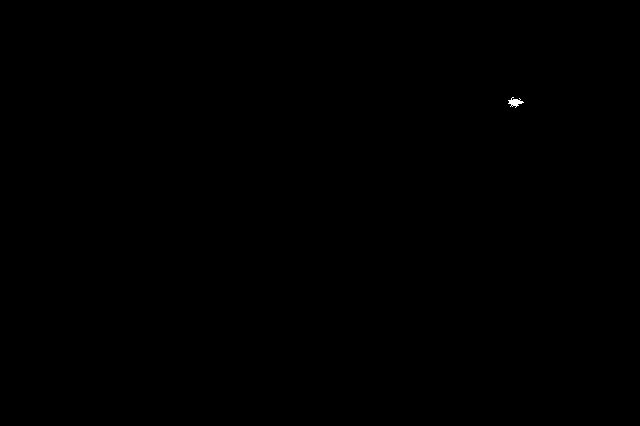
//> input picture CW/detected_darts/0/threshold_lines.jpg, 640 x 426 px, given in place of threshold_lines.jpg.jpg, which was not available
$ ./dart_truth detected_darts/0/threshold_lines.jpg   (built with g++ and OpenCV 4)
//> lines starting //> are read from the running program, lines starting //| are printed output that depends on the picture; after the words box and inside, x2 and y2 are one past the last pixel; in counts of white or black regions, pixels touching at a corner belong together; pictures that were not available may be replaced by others from this repository, and a replacement may not be noted
// header inclusion
#include <stdio.h>
#include "opencv2/objdetect/objdetect.hpp"
#include "opencv2/opencv.hpp"
#include "opencv2/core/core.hpp"
#include "opencv2/highgui/highgui.hpp"
#include "opencv2/imgproc/imgproc.hpp"
#include <algorithm>
#include <sstream>
#include <fstream>
#include <iostream>

#define pi 3.14159265358979323846

#define threshold_magnitude 75
#define threshold_circles 15
#define threshold_rho_space 5
#define threshold_lines 160
#define threshold_pixels_in_lines 20

using namespace std;
using namespace cv;

/** Function Headers */
Mat normalize_and_save(Mat input, string num, string name);

vector<Rect> read_csv(string num);
vector<Rect> filter_darts(vector<Rect> darts, vector<vector<int>> circles, string num, int pixels);
vector<Rect> filter_by_radius(vector<Rect> darts, float avg);
vector<Rect> group_darts(vector<Rect> darts);
vector<string> split( const string &line, char delimiter );
vector<vector<int>> ch_transform(Mat &input, int r_min, int r_max, Mat &direction, string num);

int pixel_count(string num);

float get_iou(Rect t, Rect d);
float get_f1_score(float t_p, float f_p, float f_n);
float average_radius(vector<vector<int>> circles);

void detectAndDisplay( Mat frame, vector<Rect> truths, string num, vector<vector<int>> circles );
void sobel(Mat &input, Mat &output_x, Mat &output_y, Mat &output_mag, Mat &output_dir);
void write_sobel(Mat x, Mat y, string num);
void threshold(Mat &input, int t, string num, string ver);
void gaussian(Mat &input, int size);
void filter_non_max(Mat &input_mag, Mat &input_dir);
void lh_transform(Mat &input, Mat &direction, string num);
void draw_circles(Mat &input, vector<vector<int> > circles, string num);
void draw(Mat frame, vector<Rect> truths, vector<Rect> darts, vector<Rect> darts_f, vector<vector<int>> circles, string num);
void debug_out(vector<Rect> darts_filtered, vector<Rect> truths, string num);

String cascade_name = "dart_cascade/cascade.xml";
CascadeClassifier cascade;

int **malloc2dArray(int dim1, int dim2) {
    int i, j;
    int **array = (int **) malloc(dim1 * sizeof(int *));

    for (i = 0; i < dim1; i++) {
        array[i] = (int *) malloc(dim2 * sizeof(int));
    }
    return array;
}
int ***malloc3dArray(int dim1, int dim2, int dim3) {
    int i, j, k;
    int ***array = (int ***) malloc(dim1 * sizeof(int **));

    for (i = 0; i < dim1; i++) {
        array[i] = (int **) malloc(dim2 * sizeof(int *));
	    for (j = 0; j < dim2; j++) {
  	        array[i][j] = (int *) malloc(dim3 * sizeof(int));
	    }

    }
    return array;
}

/** @function main */
int main( int argc, const char** argv ) {
	string image_n = argv[1];

	Mat frame = imread("source_images/dart"+image_n+".jpg", CV_LOAD_IMAGE_COLOR);
//> frame is the input picture: 426 rows x 640 cols, CV_8UC3; min 0, max 255, mean 0.1

	// 2. Load the Strong Classifier in a structure called `Cascade'
	if( !cascade.load( cascade_name ) ){ printf("--(!)Error loading\n"); return -1; };

	// 3. Convert and blur input
	Mat img_gray, img_blur;
 	cvtColor( frame, img_gray, CV_BGR2GRAY );

	gaussian(img_gray, 7);
	imwrite("detected_darts/"+image_n+"/blurred.jpg", img_gray);

	Mat img_x(frame.size(), CV_32FC1);
	Mat img_y(frame.size(), CV_32FC1);
	Mat img_m(frame.size(), CV_32FC1);
	Mat img_d(frame.size(), CV_32FC1);

	// 4. Perform sobel edge detector and write outputs
	sobel(img_gray, img_x, img_y, img_m, img_d);
	write_sobel(img_x, img_y, image_n);

	Mat image_m = normalize_and_save(img_m, image_n, "magnitude");
	Mat image_d = normalize_and_save(img_d, image_n, "direction");

	// 5. Threshold magnitude, set threshold (between 0 and 255) for the normalised magnitude image
	threshold(image_m, threshold_magnitude, image_n, "source");

	// 6. Perform HoughTransform
	vector<vector<int>> circles = ch_transform(image_m, 20, min(frame.rows,frame.cols)/2, img_d, image_n);
	lh_transform(image_m, img_d, image_n);

	// 7. Detect Faces and Display Result
	detectAndDisplay( frame, read_csv(image_n), image_n, circles );

	// 8. Save Result Image
	imwrite( "detected_darts/"+image_n+"/detected_filtered.jpg", frame );

	return 0;
}

// Taken from COMS30020 Computer Graphics codebaes
// [12 lines left out: function split, not called in this run]

vector<Rect> read_csv(string num) {

	vector<Rect> truths;

	string file_name = "dart_truths/"+num+".csv";
	ifstream file(file_name);
	string line;

	while(getline(file, line)) {
		vector<string> tokens = split(line, ',');
		truths.push_back(Rect(stoi(tokens[0]),stoi(tokens[1]),stoi(tokens[2]),stoi(tokens[3])));
	}
	file.close();

	return truths;
}

void sobel(Mat &input, Mat &output_x, Mat &output_y, Mat &output_mag, Mat &output_dir) {

	Mat kX = Mat::ones(3, 3, CV_32F);

	// creating the sobel kernel for x
	kX.at<float>(0,0) = -1;
	kX.at<float>(1,0) = -2;
	kX.at<float>(0,1) = 0;
	kX.at<float>(1,1) = 0;
	kX.at<float>(1,2) = 2;
	kX.at<float>(1,2) = 2;
	kX.at<float>(2,0) = -1;
	kX.at<float>(2,1) = 0;

	// sobel kernel for y
	Mat kY = kX.t();

	int kernelRadiusX = ( kX.size[0] - 1 ) / 2;
	int kernelRadiusY = ( kX.size[1] - 1 ) / 2;

	Mat paddedInput;
	copyMakeBorder( input, paddedInput, kernelRadiusX, kernelRadiusX, kernelRadiusY, kernelRadiusY, BORDER_REPLICATE );
//> paddedInput: 428 rows x 642 cols, CV_8UC1

	for ( int i = 0; i < input.rows; i++ ) {
		for( int j = 0; j < input.cols; j++ ) {
			float sum_x = 0.0;
			float sum_y = 0.0;
			for( int m = -kernelRadiusX; m <= kernelRadiusX; m++ ) {
				for( int n = -kernelRadiusY; n <= kernelRadiusY; n++ ) {
					int imagex = i + m + kernelRadiusX;
					int imagey = j + n + kernelRadiusY;
					int kernelx = m + kernelRadiusX;
					int kernely = n + kernelRadiusY;

					float imageval = ( int ) paddedInput.at<uchar>( imagex, imagey );
					float kernel_x = kX.at<float>( kernelx, kernely );
					float kernel_y = kY.at<float>( kernelx, kernely );

					sum_x += imageval * kernel_x;
					sum_y += imageval * kernel_y;
				}
			}
			output_x.at<float>(i, j) = (float) sum_x;
			output_y.at<float>(i, j) = (float) sum_y;
			output_mag.at<float>(i, j) = (float) sqrt((sum_y*sum_y) + (sum_x*sum_x));
			output_dir.at<float>(i, j) = (float) atan2(sum_y, sum_x);
		}
	}
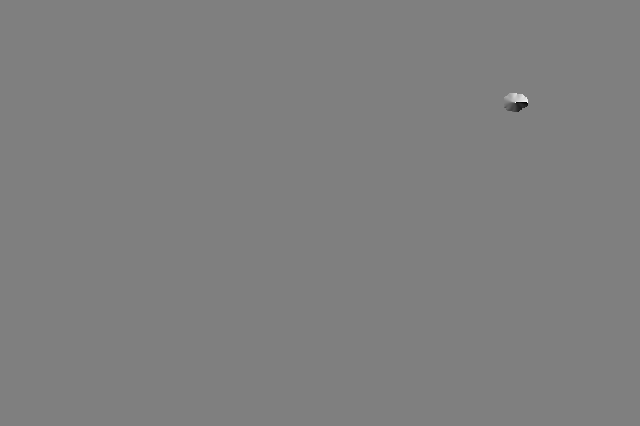
//> output_dir: 426 rows x 640 cols, CV_32FC1; min -3.12, max 3.14, mean -2.11e-05; drawn with min black and max white
}

void write_sobel(Mat x, Mat y, string num) {
//> called with num = "detected_darts/0/threshold_lines.jpg"

	Mat r_img_x(x.size(), CV_8UC1);
	Mat r_img_y(x.size(), CV_8UC1);
	normalize(x,r_img_x,0,255,NORM_MINMAX, CV_8UC1);
    normalize(y,r_img_y,0,255,NORM_MINMAX, CV_8UC1);
    imwrite("detected_darts/"+num+"/x.jpg",r_img_x);
    imwrite("detected_darts/"+num+"/y.jpg",r_img_y);

}

Mat normalize_and_save(Mat input, string num, string name) {
//> called with num = "detected_darts/0/threshold_lines.jpg", name = "magnitude"
	Mat n_input(input.size(), CV_8UC1, Scalar(0));
	normalize(input, n_input, 0, 255, NORM_MINMAX, CV_8UC1);

	imwrite("detected_darts/"+num+"/"+name+".jpg", n_input);

	return n_input;
}

void gaussian(Mat &input, int size) {

	Mat output(input.size(), input.type());

	cv::Mat kX = cv::getGaussianKernel(size, -1);
	cv::Mat kY = cv::getGaussianKernel(size, -1);

	cv::Mat kernel = kX * kY.t();

	int kernelRadiusX = ( kernel.size[0] - 1 ) / 2;
	int kernelRadiusY = ( kernel.size[1] - 1 ) / 2;

	cv::Mat paddedInput;
	cv::copyMakeBorder( input, paddedInput, kernelRadiusX, kernelRadiusX, kernelRadiusY, kernelRadiusY, cv::BORDER_REPLICATE );

	for ( int i = 0; i < input.rows; i++ ) {
		for( int j = 0; j < input.cols; j++ ) {
			double sum = 0.0;
			for( int m = -kernelRadiusX; m <= kernelRadiusX; m++ ) {
				for( int n = -kernelRadiusY; n <= kernelRadiusY; n++ ) {
					// find the correct indices we are using
					int imagex = i + m + kernelRadiusX;
					int imagey = j + n + kernelRadiusY;
					int kernelx = m + kernelRadiusX;
					int kernely = n + kernelRadiusY;
					// get the values from the padded image and the kernel
					int imageval = ( int ) paddedInput.at<uchar>( imagex, imagey );
					double kernalval = kernel.at<double>( kernelx, kernely );
					// do the multiplication
					sum += imageval * kernalval;
				}
			}
			// set the output value as the sum of the convolution
			output.at<uchar>(i, j) = (uchar) sum;
		}
	}
	input = output.clone();
}

// [20 lines left out: function filter_non_max, not called in this run]

void threshold(Mat &input, int t, string num, string ver) {
//> called with t = 75, num = "detected_darts/0/threshold_lines.jpg", ver = "source"

	assert(t >= 0 && t <= 255);
	// output.create(input.size(), input.type());
	for(int i = 0; i < input.rows; i++) {
		for(int j = 0; j < input.cols; j++) {
			int val = (int) input.at<uchar>(i, j);
			if(val > t) {
				input.at<uchar>(i,j) = (uchar) 255;
			} else {
				input.at<uchar>(i,j) = (uchar) 0;
			}
		}
	}
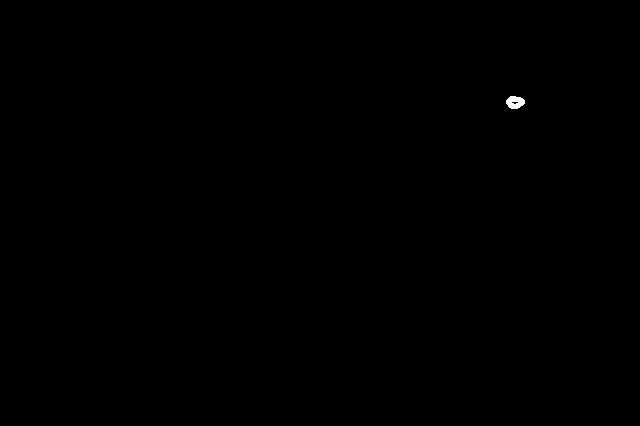
//> input: 426 rows x 640 cols, CV_8UC1; 0.07% white; 1 white region, box (x1, y1, x2, y2) and area: (506, 96, 525, 109) 181
	imwrite("detected_darts/"+num+"/threshold_"+ver+".jpg", input);
}

void lh_transform(Mat &input, Mat &direction, string num) {

	assert(input.rows == direction.rows && input.cols == direction.cols);

	int diag = sqrt(pow(input.rows,2)+pow(input.cols,2));

	int **hough_space = malloc2dArray(diag,360);
    for (int i = 0; i < diag; i++) {
        for (int j = 0; j < 360; j++) {
            hough_space[i][j] = 0;
        }
    }
    for (int x = 0; x < input.rows; x++) {
        for (int y = 0; y < input.cols; y++) {
			if(input.at<uchar>(x,y) == 255) {
				//for (int r = 0; r < r_max; r++) {
					int th = int(direction.at<float>(x,y)*(180/pi)) + 180;
					for(int t = th-5; t <= th+5; t++) {
						int mod_th = (t+360) % 360;
						float t_rad = (mod_th-180)*(pi/180);
						int xc = int(x * sin(t_rad));
						int yc = int(y * cos(t_rad));
						int p = xc + yc;
						if(p >= 0 && p <= diag) {
							hough_space[p][mod_th] += 1;
						}
					}
			}
        }
    }

	Mat hough_output(diag, 360, CV_32FC1, Scalar(0));

    for (int p = 0; p < diag; p++) {
        for (int t = 0; t < 360; t++) {
			hough_output.at<float>(p,t) = hough_space[p][t];
        }
    }

	Mat img_threshold = normalize_and_save(hough_output, num, "rho_theta_space");
	threshold(img_threshold, threshold_rho_space, num, "rho_theta");

	Mat hough_output_o(input.rows, input.cols, CV_32FC1, Scalar(0));

	for(int p = 0; p < hough_output.rows; p++) {
		for(int th = 0; th < hough_output.cols; th++) {
			if(img_threshold.at<uchar>(p,th) == 255) {
				float t_rad = (th-180) * (pi/180);
				for(int x = 0; x < input.cols; x++) {
					int y = ((-cos(t_rad))/sin(t_rad))*x + (p/sin(t_rad));

					if(y >= 0 && y < input.rows) {
						hough_output_o.at<float>(y,x)++;
					}
				}
			}
		}
	}
	Mat img_threshold_o = normalize_and_save(hough_output_o, num, "hough_space_lines");
	threshold(img_threshold_o, threshold_lines, num, "lines");
}

vector<vector<int>> ch_transform(Mat &input, int r_min, int r_max, Mat &direction, string num) {
//> called with r_min = 20, r_max = 213, num = "detected_darts/0/threshold_lines.jpg"

	assert(input.rows == direction.rows && input.cols == direction.cols);

	int ***hough_space = malloc3dArray(input.rows, input.cols, r_max);
    for (int i = 0; i < input.rows; i++) {
        for (int j = 0; j < input.cols; j++) {
            for (int r = 0; r < r_max; r++) {
                hough_space[i][j][r] = 0;
            }
        }
    }
    for (int x = 0; x < input.rows; x++) {
        for (int y = 0; y < input.cols; y++) {
			if(input.at<uchar>(x,y) == 255) {
				for (int r = 0; r < r_max; r++) {
					int xc = int(r * sin(direction.at<float>(x,y)));
					int yc = int(r * cos(direction.at<float>(x,y)));

					int a = x - xc;
					int b = y - yc;
					int c = x + xc;
					int d = y + yc;
					if(a >= 0 && a < input.rows && b >= 0 && b < input.cols) {
						hough_space[a][b][r] += 1;
					}
					if(c >= 0 && c < input.rows && d >= 0 && d < input.cols) {
						hough_space[c][d][r] += 1;
					}
				}
			}
        }
    }

	Mat hough_output(input.rows, input.cols, CV_32FC1);

    for (int x = 0; x < input.rows; x++) {
        for (int y = 0; y < input.cols; y++) {
            for (int r = r_min; r < r_max; r++) {
                hough_output.at<float>(x,y) += hough_space[x][y][r];
            }

        }
    }
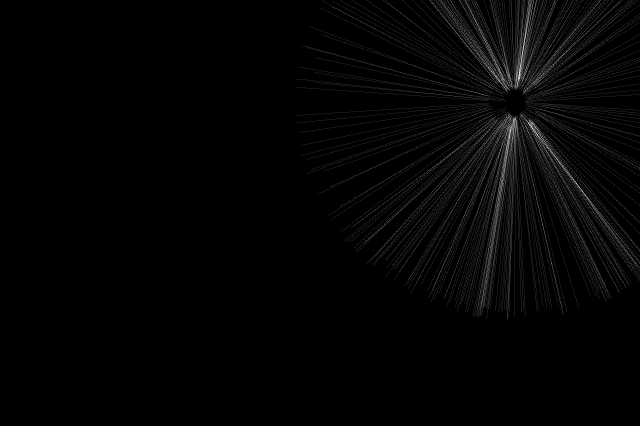
//> hough_output: 426 rows x 640 cols, CV_32FC1; min 0, max 12, mean 0.195; drawn with min black and max white

	Mat hough_norm = normalize_and_save(hough_output, num, "hough_space_circles");

	vector<vector<int> > circles;
	for (int x = 0; x < input.rows; x++) {
        for (int y = 0; y < input.cols; y++) {
			bool test_pass = true;
			map<int, int> t_circles;
            for (int r = r_min; r < r_max; r++) {
				if(hough_space[x][y][r] > threshold_circles) {
					t_circles[r] = hough_space[x][y][r];
				}
            }
			int max_c = 0;
			int max_r = 0;
			// [10 lines of commented-out code are left out]
			for(map<int, int>::const_iterator it = t_circles.begin(); it != t_circles.end(); ++it) {
				// [4 lines of commented-out code are left out]
				for(int i = 0; i < circles.size(); i++) {
					vector<int> circle = circles[i];
					int r = circle[2];
					if(r - 5 < it->first && r+5 > it->first){
						test_pass = false;
					}
				}
				if(test_pass) {
					vector<int> circle;
					circle.push_back(x);
					circle.push_back(y);
					circle.push_back(it->first);
					// cout << "radius: " << it->first << endl;
					circles.push_back(circle);
				}
			}
			// [7 lines of commented-out code are left out]
        }
    }
//> after the loop, circles = 0 items
//> after the loop in lh_transform, `for (int p = 0; p < diag; p++)`:
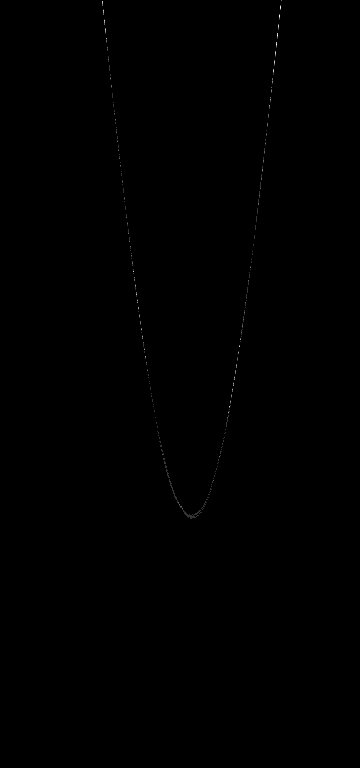
//> hough_output: 768 rows x 360 cols, CV_32FC1; min 0, max 5, mean 0.00363; drawn with min black and max white
//> (the rest of the program and of its run is left out)
